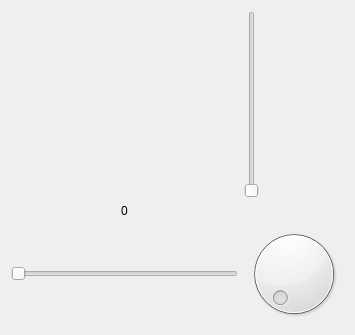
<?xml version="1.0" encoding="UTF-8"?>
<ui version="4.0">
 <class>Form</class>
 <widget class="QWidget" name="Form">
  <property name="geometry">
   <rect>
    <x>0</x>
    <y>0</y>
    <width>355</width>
    <height>335</height>
   </rect>
  </property>
  <property name="windowTitle">
   <string>Form</string>
  </property>
  <layout class="QGridLayout" name="gridLayout">
   <item row="1" column="0">
    <widget class="QLabel" name="label">
     <property name="text">
      <string>0</string>
     </property>
     <property name="alignment">
      <set>Qt::AlignCenter</set>
     </property>
    </widget>
   </item>
   <item row="4" column="1">
    <widget class="QDial" name="dial"/>
   </item>
   <item row="4" column="0">
    <widget class="QSlider" name="horizontalSlider">
     <property name="orientation">
      <enum>Qt::Horizontal</enum>
     </property>
    </widget>
   </item>
   <item row="0" column="1">
    <widget class="QSlider" name="verticalSlider">
     <property name="orientation">
      <enum>Qt::Vertical</enum>
     </property>
    </widget>
   </item>
  </layout>
 </widget>
 <resources/>
 <connections>
  <connection>
   <sender>horizontalSlider</sender>
   <signal>valueChanged(int)</signal>
   <receiver>label</receiver>
   <slot>setNum(int)</slot>
   <hints>
    <hint type="sourcelabel">
     <x>98</x>
     <y>239</y>
    </hint>
    <hint type="destinationlabel">
     <x>18</x>
     <y>25</y>
    </hint>
   </hints>
  </connection>
  <connection>
   <sender>horizontalSlider</sender>
   <signal>valueChanged(int)</signal>
   <receiver>dial</receiver>
   <slot>setValue(int)</slot>
   <hints>
    <hint type="sourcelabel">
     <x>98</x>
     <y>237</y>
    </hint>
    <hint type="destinationlabel">
     <x>132</x>
     <y>214</y>
    </hint>
   </hints>
  </connection>
  <connection>
   <sender>dial</sender>
   <signal>valueChanged(int)</signal>
   <receiver>verticalSlider</receiver>
   <slot>setValue(int)</slot>
   <hints>
    <hint type="sourcelabel">
     <x>262</x>
     <y>160</y>
    </hint>
    <hint type="destinationlabel">
     <x>114</x>
     <y>119</y>
    </hint>
   </hints>
  </connection>
  <connection>
   <sender>dial</sender>
   <signal>valueChanged(int)</signal>
   <receiver>horizontalSlider</receiver>
   <slot>setValue(int)</slot>
   <hints>
    <hint type="sourcelabel">
     <x>226</x>
     <y>207</y>
    </hint>
    <hint type="destinationlabel">
     <x>89</x>
     <y>250</y>
    </hint>
   </hints>
  </connection>
  <connection>
   <sender>verticalSlider</sender>
   <signal>valueChanged(int)</signal>
   <receiver>dial</receiver>
   <slot>setValue(int)</slot>
   <hints>
    <hint type="sourcelabel">
     <x>131</x>
     <y>44</y>
    </hint>
    <hint type="destinationlabel">
     <x>322</x>
     <y>134</y>
    </hint>
   </hints>
  </connection>
 </connections>
</ui>
